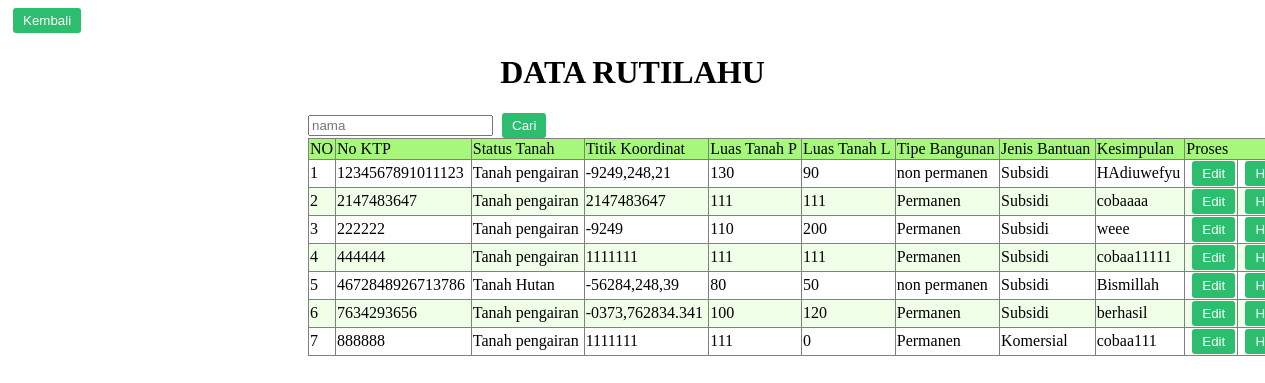
Screenshot of /RUTILAHU/admin/lihat_rutilahu.php with the database file from the repository.
### tables this page shows
CREATE TABLE `rutilahu` (
  `no_ktp` varchar(16) NOT NULL,
  `status_tanah` varchar(20) NOT NULL,
  `titik_koordinat` varchar(50) NOT NULL,
  `luas_tanah_p` int(11) NOT NULL,
  `luas_tanah_l` int(11) NOT NULL,
  `tipe_bangunan` varchar(12) NOT NULL,
  `jenis_bantuan` varchar(10) NOT NULL,
  `kesimpulan` text NOT NULL
);

### RUTILAHU/admin/lihat_rutilahu.php (the view, shortened to what this page needs)
<!DOCTYPE html>
<html lang="en">
<head>
</head>
<body>
    <?php
    class Database {
        private $connection;
        public function __construct($host, $username, $password, $dbname) {
            $this->connection = new mysqli($host, $username, $password, $dbname);
        }
        public function query($sql) {
            return $this->connection->query($sql);
        }
        public function escape_string($string) {
            return $this->connection->real_escape_string($string);
        }
        public function num_rows($result) {
            return $result->num_rows;
        }
        public function fetch_assoc($result) {
            return $result->fetch_assoc();
        }
    }
    class Rutilahu {
        private $db;
        public function __construct($db) {
            $this->db = $db;
        }
        public function getAll($search = '') {
            $search = $this->db->escape_string($search);
            if ($search == '') {
                $query = "SELECT * FROM rutilahu";
            } else {
                $query = "SELECT * FROM rutilahu WHERE no_ktp LIKE '%$search%'";
            }
            return $this->db->query($query);
        }
    }
    $db = new Database('localhost', 'root', '', 'rutilahu');
    $rutilahu = new Rutilahu($db);
    $kode_cari = isset($_GET['tcari']) ? $_GET['tcari'] : '';
    $result = $rutilahu->getAll($kode_cari);
    $jm_baris = $db->num_rows($result);
    echo "<a href='rutilahu.php'><input type='button' value='Kembali'></a>";
    echo "<form action='lihat_rutilahu.php' method='get'>
    <h1 style='text-align: center;'>DATA RUTILAHU</h1>
    <div class='kanan'>
    <input type='text' name='tcari' placeholder='nama'>
    <input type='submit' value='Cari'>
    </div>
    </form>";
    echo "<table border='1' class='kanan'>
    <tr class='data'>
        <td>NO</td>
        <td>No KTP</td>
        <td>Status Tanah</td>
        <td>Titik Koordinat</td>
        <td>Luas Tanah P</td>
        <td>Luas Tanah L</td>
        <td>Tipe Bangunan</td>
        <td>Jenis Bantuan</td>
        <td>Kesimpulan</td>
        <td colspan='2'>Proses</td>
    </tr>";
    for ($k = 1; $k <= $jm_baris; $k++) {
        $data = $db->fetch_assoc($result);
        $class = $k % 2 == 1 ? 'ganjil' : 'genap';
        echo "<tr class='$class'>
            <td>$k</td>
            <td>" . htmlspecialchars($data['no_ktp']) . "</td>
            <td>" . htmlspecialchars($data['status_tanah']) . "</td>
            <td>" . htmlspecialchars($data['titik_koordinat']) . "</td>
            <td>" . htmlspecialchars($data['luas_tanah_p']) . "</td>
            <td>" . htmlspecialchars($data['luas_tanah_l']) . "</td>
            <td>" . htmlspecialchars($data['tipe_bangunan']) . "</td>
            <td>" . htmlspecialchars($data['jenis_bantuan']) . "</td>
            <td>" . htmlspecialchars($data['kesimpulan']) . "</td>
            <td align='center'>
                <a href='ubah_rutilahu.php?no_ktp=" . htmlspecialchars($data['no_ktp']) . "'><input type='button' value='Edit'></a>
            </td>
            <td align='center'>
                <a href='lihat_rutilahu.php?id=" . htmlspecialchars($data['no_ktp']) . "' onclick='return confirm(\"Yakin Hapus data?\")'><input type='button' value='Hapus'></a>
            </td>
        </tr>";
    }
    echo "</table></center>";
    ?>
</body>
</html>

### RUTILAHU/admin/lihat_rutilahu.php (style rules this page uses)
table { border-collapse: collapse; width: 80%; }
.data { background-color: #a6f77b; }
.ganjil { background-color: #fff; }
.genap { background-color: #f0ffe8; }
.kanan { margin-left: 300px; }
input[type="button"], input[type="submit"] { background-color: #2dbd6e; color: #fff; padding: 5px 10px; border: none; border-radius: 3px; cursor: pointer; margin-left: 5px; }

### rows the page displays
rutilahu: no_ktp "1234567891011123", status_tanah "Tanah pengairan", titik_koordinat "-9249,248,21", luas_tanah_p "130", luas_tanah_l "90", tipe_bangunan "non permanen", jenis_bantuan "Subsidi", kesimpulan "HAdiuwefyu"
rutilahu: no_ktp "2147483647", status_tanah "Tanah pengairan", titik_koordinat "2147483647", luas_tanah_p "111", luas_tanah_l "111", tipe_bangunan "Permanen", jenis_bantuan "Subsidi", kesimpulan "cobaaaa"
rutilahu: no_ktp "222222", status_tanah "Tanah pengairan", titik_koordinat "-9249", luas_tanah_p "110", luas_tanah_l "200", tipe_bangunan "Permanen", jenis_bantuan "Subsidi", kesimpulan "weee"
rutilahu: no_ktp "444444", status_tanah "Tanah pengairan", titik_koordinat "1111111", luas_tanah_p "111", luas_tanah_l "111", tipe_bangunan "Permanen", jenis_bantuan "Subsidi", kesimpulan "cobaa11111"
rutilahu: no_ktp "4672848926713786", status_tanah "Tanah Hutan", titik_koordinat "-56284,248,39", luas_tanah_p "80", luas_tanah_l "50", tipe_bangunan "non permanen", jenis_bantuan "Subsidi", kesimpulan "Bismillah"
rutilahu: no_ktp "7634293656", status_tanah "Tanah pengairan", titik_koordinat "-0373,762834.341", luas_tanah_p "100", luas_tanah_l "120", tipe_bangunan "Permanen", jenis_bantuan "Subsidi", kesimpulan "berhasil"
rutilahu: no_ktp "888888", status_tanah "Tanah pengairan", titik_koordinat "1111111", luas_tanah_p "111", luas_tanah_l "0", tipe_bangunan "Permanen", jenis_bantuan "Komersial", kesimpulan "cobaa111"
